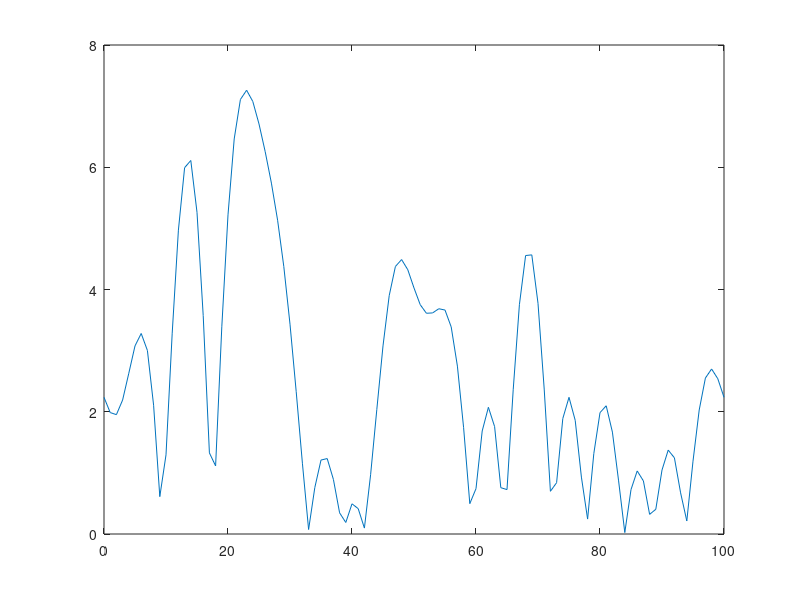

The MATLAB script that drew this image:
% MATLAB script for Illustrative Problem 8.2.
echo on
clear;
K=10;N=2*K;T=100;
a=rand(1,36);
a=sign(a-0.5);
b=reshape(a,9,4);
% Generate the 16QAM points
XXX=2*b(:,1)+b(:,2)+j*(2*b(:,3)+b(:,4));
XX=XXX';
X=[0 XX 0 conj(XX(9:-1:1))];
xt=zeros(1,101);
for t=0:100
    for k=0:N-1
        xt(1,t+1)=xt(1,t+1)+1/sqrt(N)*X(k+1)*exp(j*2*pi*k*t/T);
        echo off
    end
end
echo on
xn=zeros(1,N);
for n=0:N-1
    for k=0:N-1
        xn(n+1)=xn(n+1)+1/sqrt(N)*X(k+1)*exp(j*2*pi*n*k/N);
        echo off
    end
end
echo on
pause % press any key to see a plot of x(t)
plot([0:100],abs(xt))
% Check the difference between xn and samples of x(t)
for n=0:N-1
    d(n+1)=xt(T/N*n+1)-xn(1+n);
    echo off
end
echo on
e=norm(d);
Y=zeros(1,10);
for k=1:9
    for n=0:N-1
        Y(1,k+1)=Y(1,k+1)+1/sqrt(N)*xn(n+1)*exp(-j*2*pi*k*n/N);
        echo off
    end
end
echo on
dd=Y(1:10)-X(1:10);
ee=norm(dd);